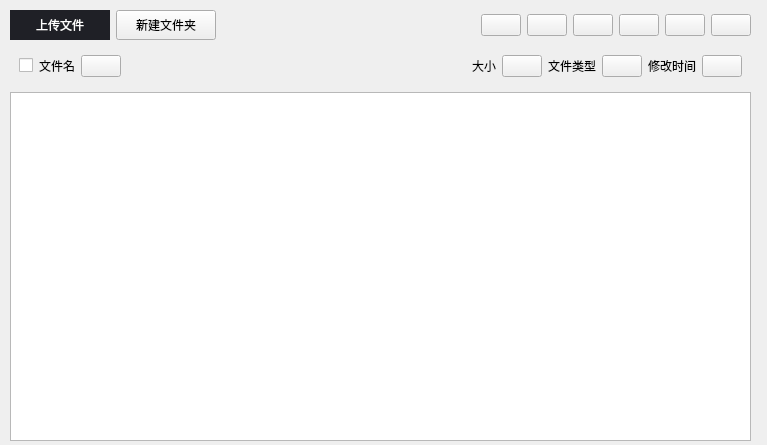
<?xml version="1.0" encoding="UTF-8"?>
<ui version="4.0">
 <class>HomePage</class>
 <widget class="QWidget" name="HomePage">
  <property name="geometry">
   <rect>
    <x>0</x>
    <y>0</y>
    <width>767</width>
    <height>445</height>
   </rect>
  </property>
  <property name="windowTitle">
   <string>Form</string>
  </property>
  <widget class="QWidget" name="">
   <property name="geometry">
    <rect>
     <x>10</x>
     <y>10</y>
     <width>741</width>
     <height>431</height>
    </rect>
   </property>
   <layout class="QVBoxLayout" name="verticalLayout_2">
    <item>
     <layout class="QHBoxLayout" name="horizontalLayout_6">
      <item>
       <widget class="QToolButton" name="upload">
        <property name="minimumSize">
         <size>
          <width>100</width>
          <height>30</height>
         </size>
        </property>
        <property name="maximumSize">
         <size>
          <width>100</width>
          <height>30</height>
         </size>
        </property>
        <property name="styleSheet">
         <string notr="true">QToolButton {
    background-color: #1f2026;  /* 设置背景颜色 */
    color: #ffffff;             /* 设置字体颜色 */
    border: none;               /* 去除边框 */
    padding: 5px;               /* 设置内边距 */
}
</string>
        </property>
        <property name="text">
         <string>上传文件</string>
        </property>
        <property name="icon">
         <iconset resource="../../resource/icon/icon.qrc">
          <normaloff>:/FIle/plus.svg</normaloff>:/FIle/plus.svg</iconset>
        </property>
        <property name="toolButtonStyle">
         <enum>Qt::ToolButtonTextBesideIcon</enum>
        </property>
       </widget>
      </item>
      <item>
       <widget class="QToolButton" name="create_folder">
        <property name="minimumSize">
         <size>
          <width>100</width>
          <height>30</height>
         </size>
        </property>
        <property name="maximumSize">
         <size>
          <width>100</width>
          <height>30</height>
         </size>
        </property>
        <property name="text">
         <string>新建文件夹</string>
        </property>
        <property name="icon">
         <iconset resource="../../resource/icon/icon.qrc">
          <normaloff>:/FIle/create_folder.svg</normaloff>:/FIle/create_folder.svg</iconset>
        </property>
        <property name="toolButtonStyle">
         <enum>Qt::ToolButtonTextBesideIcon</enum>
        </property>
       </widget>
      </item>
      <item>
       <spacer name="horizontalSpacer">
        <property name="orientation">
         <enum>Qt::Horizontal</enum>
        </property>
        <property name="sizeHint" stdset="0">
         <size>
          <width>40</width>
          <height>20</height>
         </size>
        </property>
       </spacer>
      </item>
      <item>
       <widget class="QPushButton" name="filter">
        <property name="text">
         <string/>
        </property>
        <property name="icon">
         <iconset resource="../../resource/icon/icon.qrc">
          <normaloff>:/FIle/filter.svg</normaloff>:/FIle/filter.svg</iconset>
        </property>
       </widget>
      </item>
      <item>
       <widget class="QPushButton" name="sort">
        <property name="text">
         <string/>
        </property>
        <property name="icon">
         <iconset resource="../../resource/icon/icon.qrc">
          <normaloff>:/FIle/sort.svg</normaloff>:/FIle/sort.svg</iconset>
        </property>
       </widget>
      </item>
      <item>
       <layout class="QHBoxLayout" name="horizontalLayout_5">
        <item>
         <widget class="QPushButton" name="list">
          <property name="text">
           <string/>
          </property>
          <property name="icon">
           <iconset resource="../../resource/icon/icon.qrc">
            <normaloff>:/FIle/list.svg</normaloff>:/FIle/list.svg</iconset>
          </property>
         </widget>
        </item>
        <item>
         <widget class="QPushButton" name="cell">
          <property name="text">
           <string/>
          </property>
          <property name="icon">
           <iconset resource="../../resource/icon/icon.qrc">
            <normaloff>:/FIle/cell.svg</normaloff>:/FIle/cell.svg</iconset>
          </property>
         </widget>
        </item>
        <item>
         <widget class="QPushButton" name="img">
          <property name="text">
           <string/>
          </property>
          <property name="icon">
           <iconset resource="../../resource/icon/icon.qrc">
            <normaloff>:/FIle/big_img.svg</normaloff>:/FIle/big_img.svg</iconset>
          </property>
         </widget>
        </item>
       </layout>
      </item>
      <item>
       <widget class="QPushButton" name="refresh">
        <property name="text">
         <string/>
        </property>
        <property name="icon">
         <iconset resource="../../resource/icon/icon.qrc">
          <normaloff>:/FIle/refresh.svg</normaloff>:/FIle/refresh.svg</iconset>
        </property>
       </widget>
      </item>
     </layout>
    </item>
    <item>
     <layout class="QVBoxLayout" name="verticalLayout">
      <item>
       <widget class="QWidget" name="widget" native="true">
        <layout class="QGridLayout" name="gridLayout">
         <item row="0" column="5">
          <layout class="QHBoxLayout" name="horizontalLayout_4">
           <item>
            <widget class="QLabel" name="label_4">
             <property name="text">
              <string>修改时间</string>
             </property>
            </widget>
           </item>
           <item>
            <widget class="QPushButton" name="pushButton_4">
             <property name="text">
              <string/>
             </property>
             <property name="icon">
              <iconset resource="../../resource/icon/icon.qrc">
               <normaloff>:/FIle/select_no.svg</normaloff>:/FIle/select_no.svg</iconset>
             </property>
            </widget>
           </item>
          </layout>
         </item>
         <item row="0" column="3">
          <layout class="QHBoxLayout" name="horizontalLayout_2">
           <item>
            <widget class="QLabel" name="label_2">
             <property name="text">
              <string>大小</string>
             </property>
            </widget>
           </item>
           <item>
            <widget class="QPushButton" name="pushButton_2">
             <property name="text">
              <string/>
             </property>
             <property name="icon">
              <iconset resource="../../resource/icon/icon.qrc">
               <normaloff>:/FIle/select_no.svg</normaloff>:/FIle/select_no.svg</iconset>
             </property>
            </widget>
           </item>
          </layout>
         </item>
         <item row="0" column="4">
          <layout class="QHBoxLayout" name="horizontalLayout_3">
           <item>
            <widget class="QLabel" name="label_3">
             <property name="text">
              <string>文件类型</string>
             </property>
            </widget>
           </item>
           <item>
            <widget class="QPushButton" name="pushButton_3">
             <property name="text">
              <string/>
             </property>
             <property name="icon">
              <iconset resource="../../resource/icon/icon.qrc">
               <normaloff>:/FIle/select_no.svg</normaloff>:/FIle/select_no.svg</iconset>
             </property>
            </widget>
           </item>
          </layout>
         </item>
         <item row="0" column="1">
          <layout class="QHBoxLayout" name="horizontalLayout">
           <item>
            <widget class="QLabel" name="label">
             <property name="text">
              <string>文件名</string>
             </property>
            </widget>
           </item>
           <item>
            <widget class="QPushButton" name="pushButton">
             <property name="text">
              <string/>
             </property>
             <property name="icon">
              <iconset resource="../../resource/icon/icon.qrc">
               <normaloff>:/FIle/select_no.svg</normaloff>:/FIle/select_no.svg</iconset>
             </property>
            </widget>
           </item>
          </layout>
         </item>
         <item row="0" column="0">
          <widget class="QCheckBox" name="checkBox">
           <property name="text">
            <string/>
           </property>
          </widget>
         </item>
         <item row="0" column="2">
          <spacer name="horizontalSpacer_2">
           <property name="orientation">
            <enum>Qt::Horizontal</enum>
           </property>
           <property name="sizeHint" stdset="0">
            <size>
             <width>40</width>
             <height>20</height>
            </size>
           </property>
          </spacer>
         </item>
        </layout>
       </widget>
      </item>
      <item>
       <widget class="QListView" name="listView"/>
      </item>
     </layout>
    </item>
   </layout>
  </widget>
 </widget>
 <resources>
  <include location="../../resource/icon/icon.qrc"/>
 </resources>
 <connections/>
</ui>
